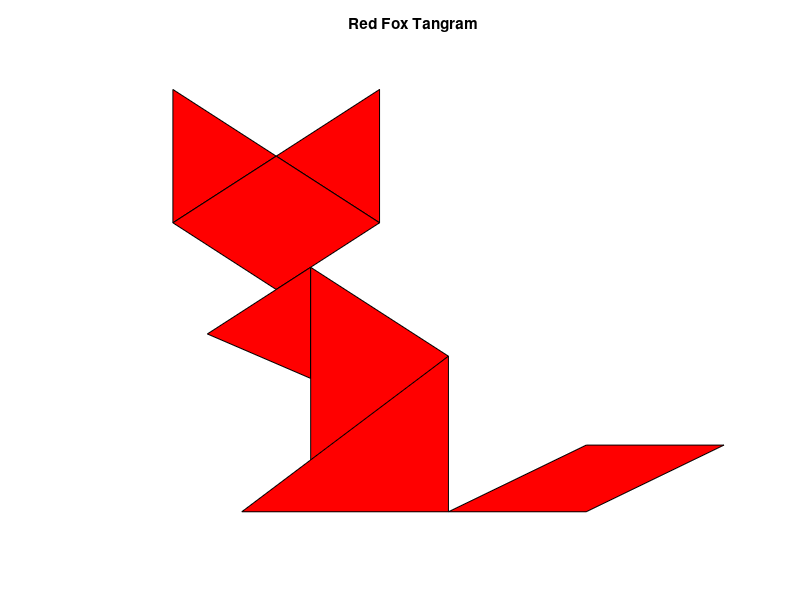

Write MATLAB code to recreate this figure.
% rоординати для трикутників
left_ear = [2 14; 2 20; 5 17];
right_ear = [5 17; 8 14; 8 20];
head = [5 11; 2 14; 5 17; 8 14];
left_arm = [3 9; 6 7; 6 12];
torso1 = [6 3; 6 12; 10 8];
torso2 = [4 1; 10 1; 10 8];
tail = [14 1; 18 4; 14 4; 10 1];
% малюю малюнок
figure;
hold on;
fill(left_ear(:,1), left_ear(:,2), 'r');
fill(right_ear(:,1), right_ear(:,2), 'r');
fill(head(:,1), head(:,2), 'r');
fill(left_arm(:,1), left_arm(:,2), 'r');
fill(torso1(:,1), torso1(:,2), 'r');
fill(torso2(:,1), torso2(:,2), 'r');

fill(tail(:,1), tail(:,2), 'r');

% встановлюю обмеження вісей
axis([0 18 0 22]);
axis off;
title('Red Fox Tangram');

